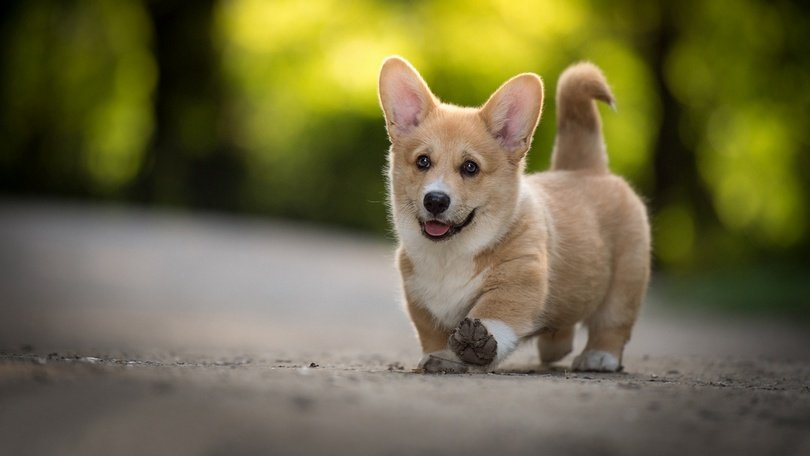
#> input picture Архив/VIII/Цифровая обработка изображений/Помощь/ЦОИ/lab3/dog.jpg, 810 x 456 px
$ python main.py dog.jpg 3
#> lines starting #> are read from the running program, lines starting #| are printed output that depends on the picture
import cv2
import numpy as np
import sys

filename = sys.argv[1]
k = int(sys.argv[2])
image = cv2.imread(filename)
#> image is the input picture: shape (456, 810, 3); mean B, G, R 68.4, 106.5, 111.8
cv2.imshow("Original image", image)
criteria = (cv2.TERM_CRITERIA_EPS + cv2.TERM_CRITERIA_MAX_ITER, 10, 1.0)
ret, label, center = cv2.kmeans(np.float32(image.reshape((-1, 3))), k, None, criteria, 10, cv2.KMEANS_RANDOM_CENTERS)
#> ret = 882319937.6; center = [[69.33, 104.1, 110.1], [13.81, 51.41, 49.14], [123.8, 166.2, 178.5]]
center = np.uint8(center)
#> center = [[69, 104, 110], [13, 51, 49], [123, 166, 178]]
clusters = center[label.flatten()].reshape((image.shape))
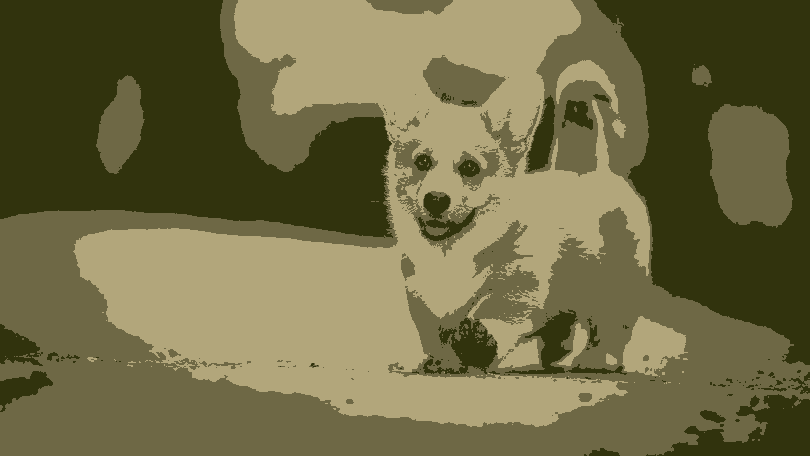
#> clusters: shape (456, 810, 3); mean B, G, R 67.8, 106.2, 111.5
cv2.imshow('Clusters', clusters)
cv2.imwrite('result.bmp', image)
cv2.waitKey(0)
